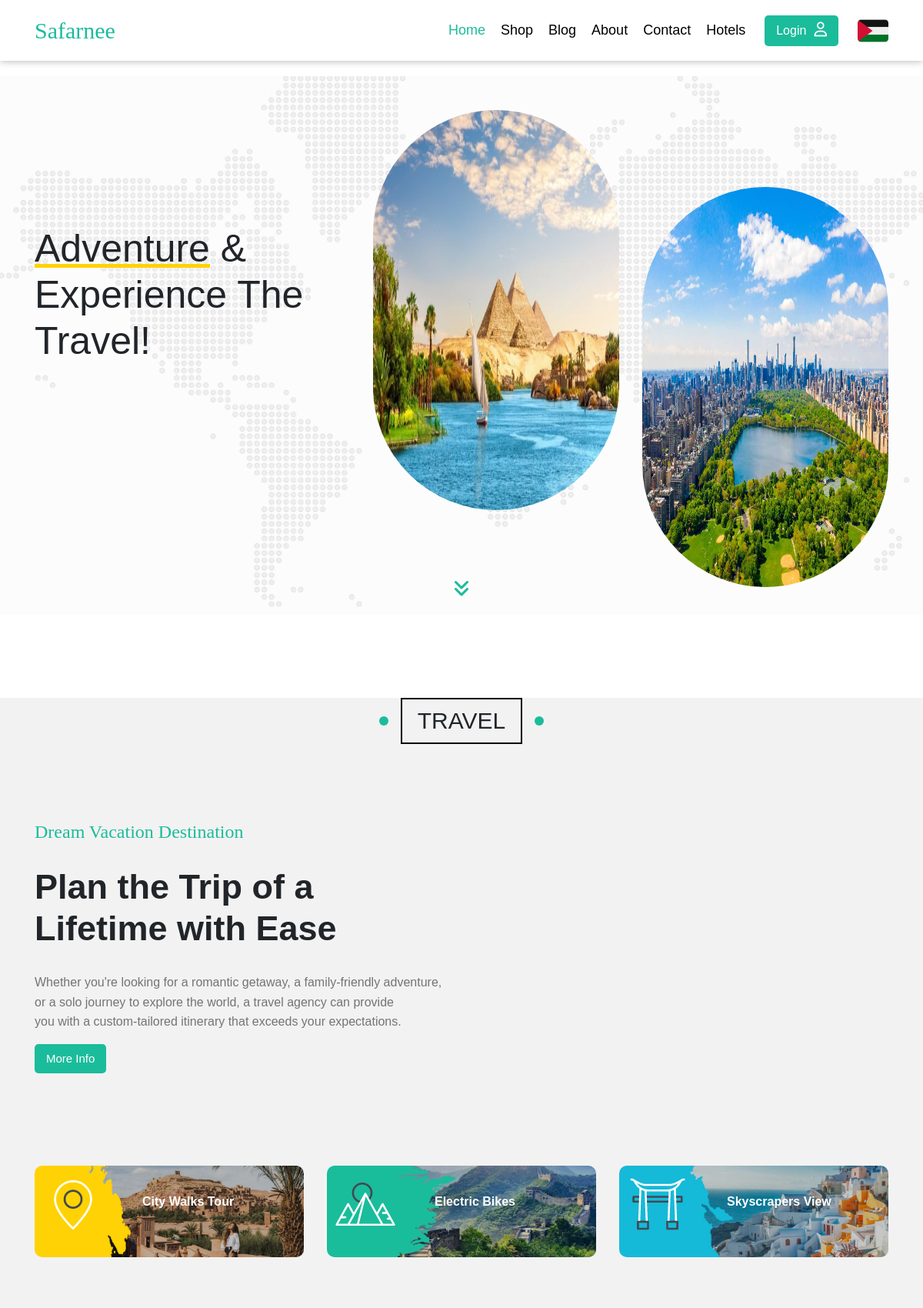
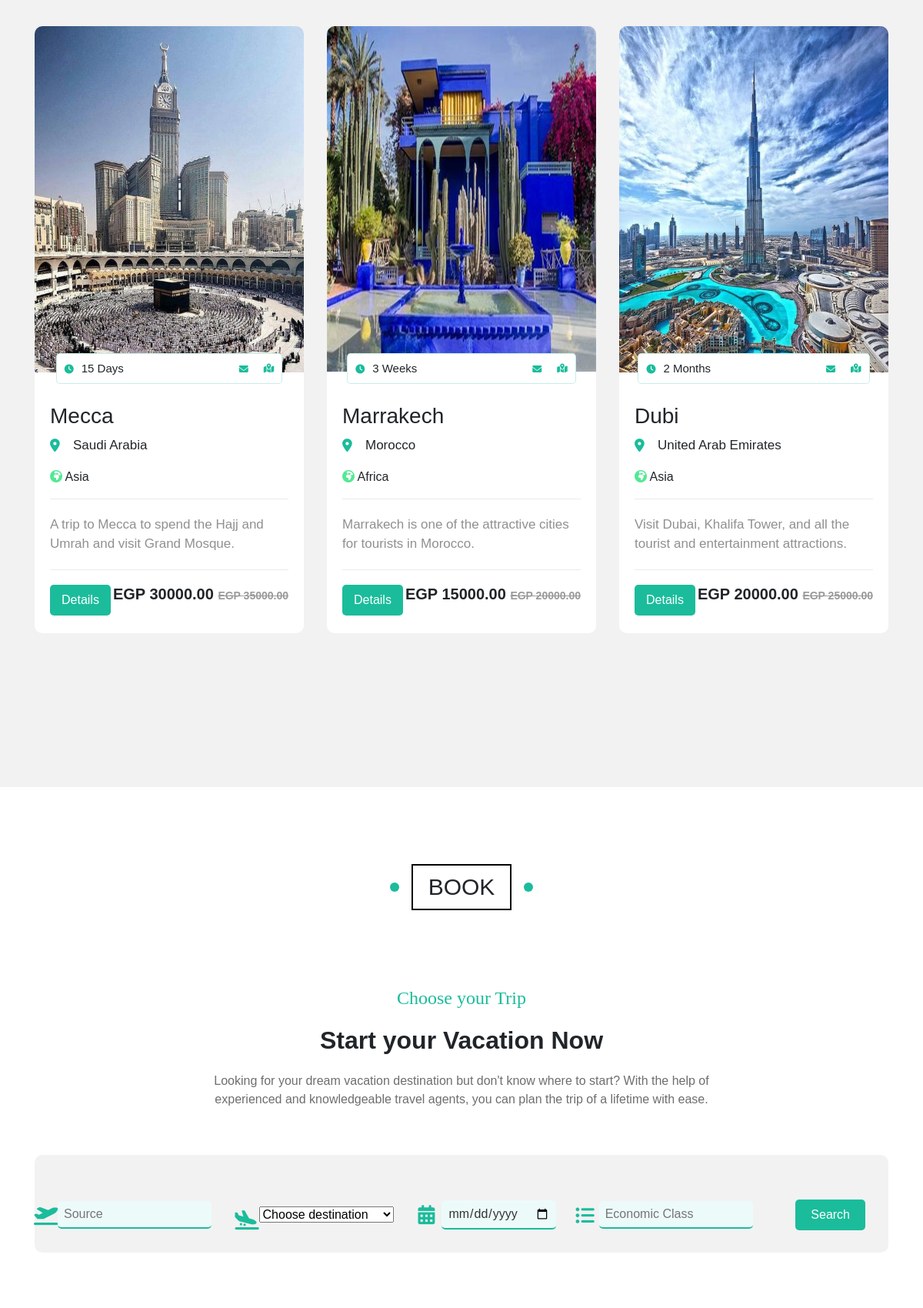
The page / (upper part) on the database its author committed (2 pictures, top to bottom).
### home/models.py (models this page shows, shortened)
class Place(models.Model):
    city = models.CharField(max_length=30)
    continent = models.CharField(max_length=30,choices=continent)
    country = models.CharField(max_length=30)
    image = models.ImageField(upload_to=image_upload)
    description = models.TextField()
    price = models.DecimalField(max_digits=8, decimal_places=2)
    discount=models.DecimalField(max_digits=8, decimal_places=2)
    period=models.CharField(max_length=30,choices=period)
    duration=models.IntegerField(null=True,blank=True)
    crete_id=models.IntegerField(default=1)
    source=models.CharField( max_length=50,choices=source)
    date=models.DateField(auto_now=True, auto_now_add=False)
    flight_class=models.CharField(max_length=50,choices=flight_class)
    slug=models.SlugField(blank=True,null=True)

### home/views.py (the view)
# urls.py: path('',views.home,name='home'),
def home(request):
    places = Place.objects.all()
    return render(request,'home/index.html',{'places':places})

### home/templates/home/index.html (shortened to what this page needs)
{% extends 'base.html' %}
{% load bootstrap4 %}
{% load static %}
  {% block content %}
    <div class="landing">
      <div class="img_bg">
        <div class="container">
          <div class="text">
            <h1><span>Adventure</span> & Experience The Travel!</h1>
          </div>
          <div class="image img-up">
            <img src="{% static 'images/land-1.jpg' %}" alt="landing" />
          </div>
          <div class="image img-down">
            <img src="{% static 'images/land-3.jpeg' %}" alt="landing" />
          </div>
          <a href="#travel" class="go-down" title="go-down">
            <i class="fa-solid fa-angles-down fa-xl"></i>
          </a>
        </div>
      </div>
    </div>
    <div class="travel" id="travel">
      <h2 class="main-title">travel</h2>
      <div class="container">
        <div class="textures">
          <div class="text">
            <h4>Dream Vacation Destination</h4>
            <h1>Plan the Trip of a Lifetime with Ease</h1>
            <p>
              Whether you're looking for a romantic getaway, a family-friendly
              adventure, or a solo journey to explore the world, a travel agency
              can provide you with a custom-tailored itinerary that exceeds your
              expectations.
            </p>
            <button class="btn">More Info</button>
          </div>
        </div>
        <div class="box">
          <div class="banner">
            <img src="{% static './images/c-icon-visual-01.gif' %}" class="gif" alt="" />
            <p>City Walks Tour</p>
            <img src="{% static './images/d-banner-01.jpeg' %}" alt="banner-1" />
          </div>
          <div class="banner">
            <img src="{% static './images/c-icon-visual-02.gif' %}" class="gif" alt="" />
            <p>Electric Bikes</p>
            <img src="{% static './images/d-banner-02.jpeg' %}" alt="banner-2" />
          </div>
          <div class="banner">
            <img src="{% static './images/c-icon-visual-03.gif' %}" class="gif" alt="" />
            <p>Skyscrapers View</p>
            <img src="{% static './images/d-banner-03.jpeg' %}" alt="banner-3" />
          </div>
        </div>
        <div class="box">
          {% for place in places %}
          {% if place.id < 4 %}
          <div class="package box-1">
            <a href="{% url 'detail' slug=place.slug %}">
            <div class="image">
              <img src="{{place.image.url}}" alt="" />
            </div>
          </a>
            <div class="time">
              <i class="fa-sharp fa-solid fa-clock fa-xs"></i>
              <span>{{place.duration}} {{place.period}}</span>
              <i
                class="fa-solid fa-envelope fa-xs"
                onClick="showFormRequest()"
              ></i>
              <a href="#" title="map"
                ><i class="fa-solid fa-map-location-dot fa-xs"></i
              ></a>
            </div>
            <div class="text">
              <h3>{{place.city}}</h3>
              <p class="location">{{place.country}}</p>
               <p><i class="fa-solid fa-earth-africa" style="color: #54e894;"></i> {{place.continent}}</p>
              <p class="description">
                {{place.description}}
              </p>
              <div class="price">
                <a href="{% url 'detail' slug=place.slug %}">
                <button class="btn">Details</button>
              </a>
                <p>EGP {{place.price}} <span>EGP {{place.discount}}</span></p>
              </div>
            </div>
          </div>
          {% endif %}
          {% endfor %}
        </div>
      </div>
    </div>
    <div class="book" id="book">
      <h2 class="main-title">Book</h2>
      <div class="container">
        <h4>Choose your Trip</h4>
        <h1>Start your Vacation Now</h1>
        <p>
          Looking for your dream vacation destination but don't know where to
          start? With the help of experienced and knowledgeable travel agents,
          you can plan the trip of a lifetime with ease.
        </p>
      <div class="search">
        <form action="{% url 'search_flights' %}" method="POST">
          <div class="source">
              <i class="fa-solid fa-plane-departure"></i>
              <input list="source" name="source" placeholder="Source" required />
          </div>
          <div class="dest">
              <i class="fa-solid fa-plane-arrival"></i>
              <select name="destination" required>
                  <option value="" selected disabled hidden>Choose destination</option>
              </select>
          </div>
          <div class="date">
              <i class=" fa-solid fa-calendar-days"></i>
              <input type="date" name="date" required />
          </div>
          <div class="class">
              <i class="fa-solid fa-list-ul"></i>
              <input list="economicClass" name="class" placeholder="Economic Class" required />
          </div>
          <button type="submit" class="btn">Search</button>
      </form>
        </div>
      </div>
    </div>
   {% endblock content %}

### rows shown on the page
Place: image (picture), duration "15", period "Days", city "Mecca", country "Saudi Arabia", continent "Asia", description "A trip to Mecca to spend the Hajj and Umrah and visit Grand Mosque.", price "30000.00", discount "35000.00"
Place: image (picture), duration "3", period "Weeks", city "Marrakech", country "Morocco", continent "Africa", description "Marrakech is one of the attractive cities for tourists in Morocco.", price "15000.00", discount "20000.00"
Place: image (picture), duration "2", period "Months", city "Dubi", country "United Arab Emirates", continent "Asia", description "Visit Dubai, Khalifa Tower, and all the tourist and entertainment attractions.", price "20000.00", discount "25000.00"
